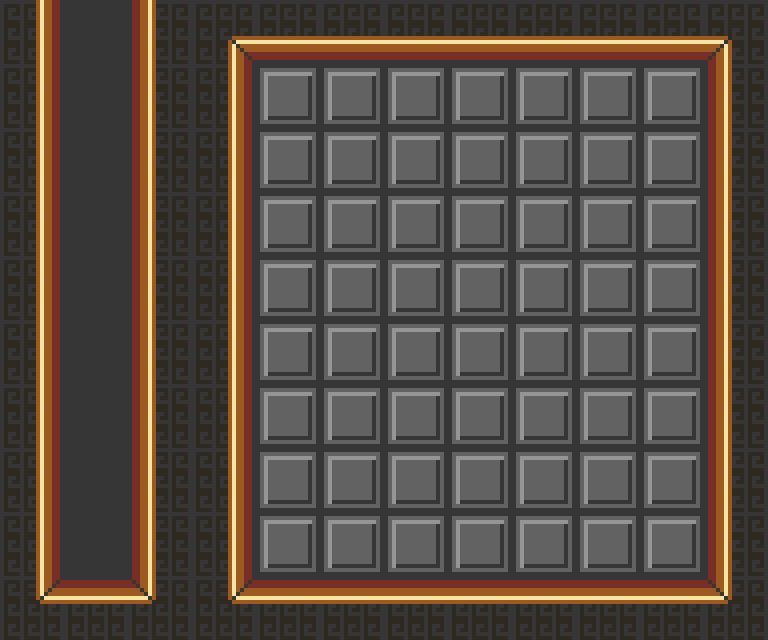

Tiled map render using the project's own tile images. Description and the map definition, with tile-layer contents summarised, below:
An orthogonal 12x10 tile map with 64x64 px tiles, 1 tile layer (Background Layer).

<map version="1.0" orientation="orthogonal" width="12" height="10" tilewidth="64" tileheight="64">
 <tileset firstgid="1" name="background-tiles" tilewidth="64" tileheight="64">
  <image source="../gfx/background-tiles.png" width="256" height="256" />
 </tileset>
 <layer name="Background Layer" width="12" height="10">
  <data>[120 cells, 120 non-empty, 10 distinct tile ids]</data>
 </layer>
</map>